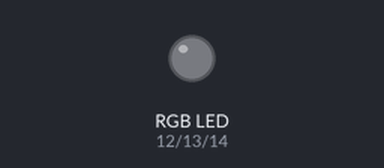
A sketch run on a simulated ESP32. Parts: an RGB LED mixed from three pins (HIGH = lit). Dim RGB values are drawn brighter than linear.

Above: at 0.15 s.
At 4.97 s:
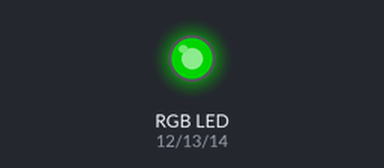
At 9.79 s:
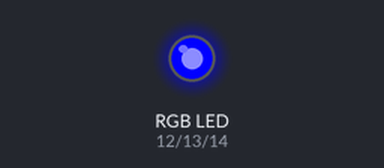
At 19.74 s:
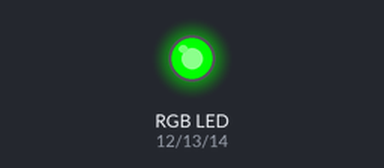
At 29.69 s:
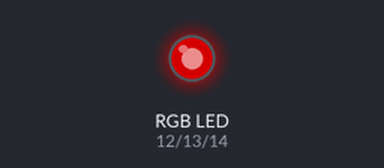
At 39.34 s:
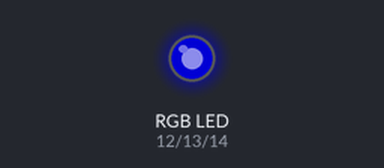
Timing chart, 0 to 40.0 s (numbered marks = the images above):
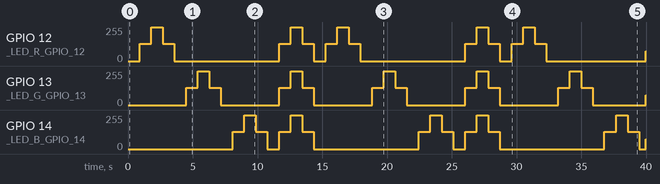

Measured:
- by itself, GPIO 13 (_LED_G_GPIO_13): repeats every 7.2 s: 255/255 0.89 s, 128/255 0.90 s, 0/255 4.5 s, 128/255 0.89 s
- by itself, GPIO 14 (_LED_B_GPIO_14): 0/255 → 128/255 at 8.1 s, → 255/255 0.89 s later, → 128/255 0.89 s later, → 0/255 0.90 s later, … (21 changes in this stretch)
- by itself, GPIO 12 (_LED_R_GPIO_12): repeats every 14.4 s: 255/255 0.89 s, 128/255 0.90 s, 0/255 8.1 s, 128/255 0.89 s, 255/255 0.89 s, 128/255 0.91 s, 0/255 0.90 s, 128/255 0.89 s

The sketch:

sketch_sep10d.ino
```cpp
#define _LED_R_GPIO_12 12
#define _LED_G_GPIO_13 13
#define _LED_B_GPIO_14 14

int freq = 500; // PWM 주파수 설정 500Hz
int ledChannel = 0; // PWM 채널 설정(0~15)
// RED=0, GREEN=1, BLUE=2
int resolution = 8; // PWM duty cycle resolution(해상도) 설정
// 8bit=0~255, 16bit=0~65535


void setup() {
  Serial.begin(115200);
  pinMode(_LED_R_GPIO_12, OUTPUT);
  pinMode(_LED_G_GPIO_13, OUTPUT);
  pinMode(_LED_B_GPIO_14, OUTPUT);

  digitalWrite(_LED_R_GPIO_12, LOW);
  digitalWrite(_LED_G_GPIO_13, LOW);
  digitalWrite(_LED_B_GPIO_14, LOW);

  ledcSetup(0, freq, resolution); // PWM채널, 주파수, 해상도 설정
  ledcAttachPin(_LED_R_GPIO_12, 0); // GPIO Pin, 채널설정
  ledcSetup(1, freq,resolution);
  ledcAttachPin(_LED_G_GPIO_13, 1);
  ledcSetup(2, freq, resolution);
  ledcAttachPin(_LED_B_GPIO_14, 2);
}

void loop() {
for (int loop = 0; loop <=2; loop++) {
  for (int dutyCycle = 0; dutyCycle <= 255; dutyCycle++) {
    // Duty Cycle 값이 0~255까지 순차적으로 증가(LED 밝기 증가)
    ledcWrite(loop, dutyCycle); // Write장치 PWM채널, Duty Cycle값 설정
    delay(7);
}

  for (int dutyCycle = 255; dutyCycle >= 0; dutyCycle--) {
    // Duty Cycle 값이 255~0까지 순차적으로 감소(LED 밝기 감소)
    ledcWrite(loop, dutyCycle);
    delay(7);
}
}
  for (int dutyCycle = 0; dutyCycle <= 255; dutyCycle++) {
    // Duty Cycle 값이 0~255까지 순차적으로 증가(LED 밝기 증가)
    ledcWrite(0, dutyCycle); // Write장치 PWM채널, Duty Cycle값 설정
    ledcWrite(1, dutyCycle);
    ledcWrite(2, dutyCycle);
    delay(7);
}
for (int dutyCycle = 255; dutyCycle >= 0; dutyCycle--) {
    // Duty Cycle 값이 0~255까지 순차적으로 증가(LED 밝기 감소)
    ledcWrite(0, dutyCycle); // Write장치 PWM채널, Duty Cycle값 설정
    ledcWrite(1, dutyCycle);
    ledcWrite(2, dutyCycle);
    delay(7);
}
}
```
